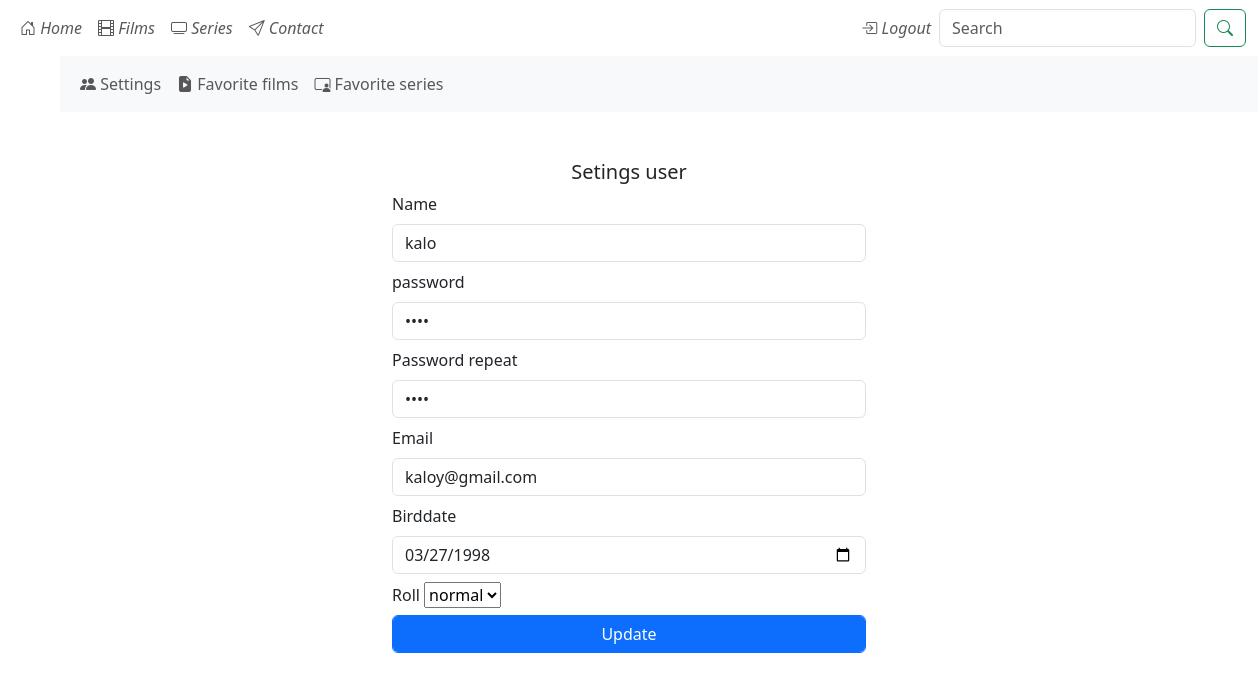
The app's page /users/settings (signed in) with its own data.
### tables this page shows
CREATE TABLE users (
                                    id INTEGER PRIMARY KEY AUTOINCREMENT,
                                    name varchar(255),
                                    password varchar(255),
                                    email varchar(50),
                                    birddate date,
                                    rol varchar(20) default 'normal'
                            );

### main.py (the view)
@app.route("/users/settings")
def show_settings_user():
    if 'name' not in session:
        flash("Log in as user")
        return redirect("/form_login")
    id=session["id"]
    users=sqlite_users.get_user_by_field("id", id)
    user=users[0]
    return render_template("users/settings.html", user=user)

### data/sqliteClient.py (called while the page is built, shortened)
    def connect(self):
        incializar_bd=False
        if not os.path.exists(self.SQLITE_DB):
            incializar_bd=True
        try:
            self.connection=sqlite3.connect(self.SQLITE_DB, check_same_thread=False)
            self.cursor=self.connection.cursor()
        except Exception as e:
            print("Exception: ", e)

    def close(self):
        if self.connection!=None:
            self.connection.close()

### data/sqliteUsers.py (called while the page is built)
    def get_user_by_field(self, field, value):
        print ("pasado el valor ", field, value)
        self.sqliteClient.cursor.execute(f"SELECT * FROM users WHERE {field}='{value}'")
        tupla=self.sqliteClient.cursor.fetchall()
        return tupla

### main.py (called while the page is built)
@app.before_request
def before_request_func():
    database.connect()

@app.after_request
def after_request_func(response):
    database.close()
    return response

### templates/users/settings.html (shortened to what this page needs)
{% extends "base.html" %}
{% block content %}
<div class="container">
    <div class="row">
        <div class="col-6 mx-auto p-5">
            <h5 class="text-center">Setings user</h5>
            <form action="/users/settings_update" method="post">
                <label for="name" class="form-label">Name</label>
                <input type="text" name="name" class="form-control mb-2" {% if user[1] %} value="{{user[1]}}" {% endif %} required >
                <label for="password" class="form-label">password</label>
                <input type="password" name="password" class="form-control mb-2" {% if user[2] %} value="{{user[2]}}" {% endif %} required>
                <label for="password_repeat" class="form-label">Password repeat</label>
                <input type="password" name="password_repeat" class="form-control mb-2" {% if user[2] %} value="{{user[2]}}" {% endif %} required>
                <label for="email" class="form-label">Email </label>
                <input type="email" name="email" id="email" class="form-control mb-2" {% if user[3] %} value="{{user[3]}}" {% endif %} required>
                <label for="birddate" class="form-label">Birddate </label>
                <input type="date" name="birddate" class="form-control mb-2" {% if user[4] %} value="{{user[4]}}" {% endif %} required>
                <label for="roll" class="form-label">Roll </label>
                <select name="rol" required>
                    <option {% if user[5] %} value="{{user[5]}}" {% endif %} selected>{{user[5]}}</option>
                </select>
                <button type="submit" class="form-control mb-2 btn btn-primary">Update</button>
            </form>
        </div>
    </div>
</div>
{% endblock %}}

### records on screen
users: name "kalo", email "kaloy@gmail.com", birddate "03/27/1998", rol "normal"
